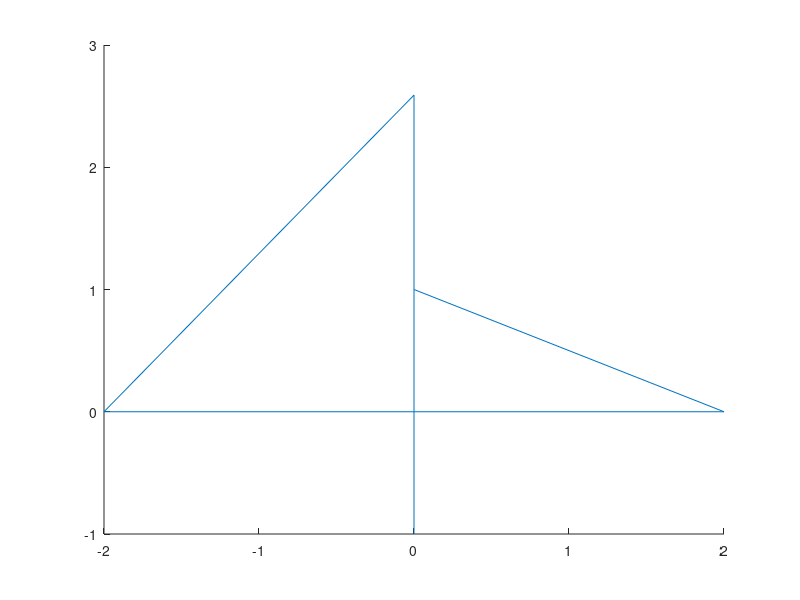

Recreate this plot in MATLAB. (Note: this script raises an error after producing the figure.)
clear;
clc;
close all;
rng default;
%% single stage simulation;
x = [0 2 -2 0 0 2 2 -1.5];
y = [1 0 0 2.59 -1 1 -1 1];
l = [];
    hold on;
for i = 1:length(x)/2

    l(i) =  line(x(i:i+1),y(i:i+1));
end
hold off;


%%
coef = zeros(1,length(x));
y1 = zeros(1,length(x));
for i = 1:length(x)
    coef(i) = polyfit(x,y,0);
    y1(i) = polyval(coef(i),x);
end
P = InterX([x(1),y(1)],y);
%       plot(x1,y1,x2,y2,P(1,:),P(2,:),'ro')
pgon = polyshape(x,y);
plot(pgon,'FaceColor','red','FaceAlpha',0.1);
%%
x = 1:503;
y = 250 + 0.02*x + 0.005*x.^2 + 0.2*rand(1,503).*x;
figure
polyfit(y,x,0);
coef1 = polyfit(x,y,0);
y1 = polyval(coef1,x);
hold on
plot(x,y,'.');
plot(x,y1);  
polyfit(x,y,1);
coef2 = polyfit(x,y,1);
y2 = polyval(coef2,x);
plot(x,y2);
polyfit(y,x,2);
coef3 = polyfit(x,y,2);
y3 = polyval(coef3,x);
plot(x,y3);